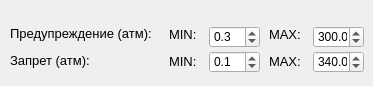
    <widget class="QWidget" name="tab_12">
     <attribute name="title">
      <string>Ограничения</string>
     </attribute>
     <widget class="QLabel" name="label_73">
      <property name="geometry">
       <rect>
        <x>10</x>
        <y>18</y>
        <width>161</width>
        <height>31</height>
       </rect>
      </property>
      <property name="font">
       <font>
        <pointsize>10</pointsize>
       </font>
      </property>
      <property name="text">
       <string>Предупреждение (атм):</string>
      </property>
     </widget>
     <widget class="QLabel" name="label_74">
      <property name="geometry">
       <rect>
        <x>10</x>
        <y>45</y>
        <width>127</width>
        <height>31</height>
       </rect>
      </property>
      <property name="font">
       <font>
        <pointsize>10</pointsize>
       </font>
      </property>
      <property name="text">
       <string>Запрет (атм):</string>
      </property>
     </widget>
     <widget class="QDoubleSpinBox" name="doubleSpinBox_12">
      <property name="geometry">
       <rect>
        <x>313</x>
        <y>51</y>
        <width>51</width>
        <height>22</height>
       </rect>
      </property>
      <property name="decimals">
       <number>1</number>
      </property>
      <property name="minimum">
       <double>0.000000000000000</double>
      </property>
      <property name="maximum">
       <double>350.000000000000000</double>
      </property>
      <property name="singleStep">
       <double>0.100000000000000</double>
      </property>
      <property name="value">
       <double>340.000000000000000</double>
      </property>
     </widget>
     <widget class="QLabel" name="label_42">
      <property name="geometry">
       <rect>
        <x>169</x>
        <y>19</y>
        <width>31</width>
        <height>31</height>
       </rect>
      </property>
      <property name="font">
       <font>
        <pointsize>10</pointsize>
       </font>
      </property>
      <property name="text">
       <string>MIN:</string>
      </property>
     </widget>
     <widget class="QDoubleSpinBox" name="doubleSpinBox_9">
      <property name="geometry">
       <rect>
        <x>209</x>
        <y>51</y>
        <width>51</width>
        <height>22</height>
       </rect>
      </property>
      <property name="decimals">
       <number>1</number>
      </property>
      <property name="minimum">
       <double>0.000000000000000</double>
      </property>
      <property name="maximum">
       <double>350.000000000000000</double>
      </property>
      <property name="singleStep">
       <double>0.100000000000000</double>
      </property>
      <property name="value">
       <double>0.100000000000000</double>
      </property>
     </widget>
     <widget class="QLabel" name="label_30">
      <property name="geometry">
       <rect>
        <x>269</x>
        <y>46</y>
        <width>31</width>
        <height>31</height>
       </rect>
      </property>
      <property name="font">
       <font>
        <pointsize>10</pointsize>
       </font>
      </property>
      <property name="text">
       <string>MAX:</string>
      </property>
     </widget>
     <widget class="QDoubleSpinBox" name="doubleSpinBox_13">
      <property name="geometry">
       <rect>
        <x>313</x>
        <y>26</y>
        <width>51</width>
        <height>22</height>
       </rect>
      </property>
      <property name="decimals">
       <number>1</number>
      </property>
      <property name="minimum">
       <double>0.000000000000000</double>
      </property>
      <property name="maximum">
       <double>350.000000000000000</double>
      </property>
      <property name="singleStep">
       <double>0.100000000000000</double>
      </property>
      <property name="value">
       <double>300.000000000000000</double>
      </property>
     </widget>
     <widget class="QDoubleSpinBox" name="doubleSpinBox_8">
      <property name="geometry">
       <rect>
        <x>209</x>
        <y>26</y>
        <width>51</width>
        <height>22</height>
       </rect>
      </property>
      <property name="decimals">
       <number>1</number>
      </property>
      <property name="minimum">
       <double>0.000000000000000</double>
      </property>
      <property name="maximum">
       <double>350.000000000000000</double>
      </property>
      <property name="singleStep">
       <double>0.100000000000000</double>
      </property>
      <property name="value">
       <double>0.300000000000000</double>
      </property>
     </widget>
     <widget class="QLabel" name="label_37">
      <property name="geometry">
       <rect>
        <x>269</x>
        <y>19</y>
        <width>31</width>
        <height>31</height>
       </rect>
      </property>
      <property name="font">
       <font>
        <pointsize>10</pointsize>
       </font>
      </property>
      <property name="text">
       <string>MAX:</string>
      </property>
     </widget>
     <widget class="QLabel" name="label_35">
      <property name="geometry">
       <rect>
        <x>169</x>
        <y>46</y>
        <width>31</width>
        <height>31</height>
       </rect>
      </property>
      <property name="font">
       <font>
        <pointsize>10</pointsize>
       </font>
      </property>
      <property name="text">
       <string>MIN:</string>
      </property>
     </widget>
    </widget>
